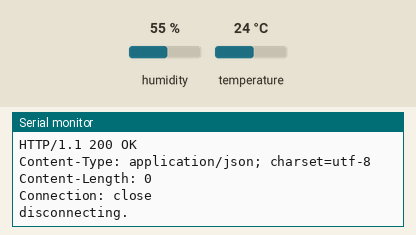
Recording of a sketch running on a simulated Arduino Uno, built with avr-gcc and run on an emulated ATmega328P. Shown: the last lines printed to the serial monitor. The inputs (shaded band) are chosen by the test bench; at power-on: humidity 55 %, temperature 24 °C. WiFi joins after 1.5 s; servers stay silent unless stated; uploads are accepted with an empty reply.

Above: at 3.7 s.
3.8 s: humidity set to 22 %
At 5.02 s:
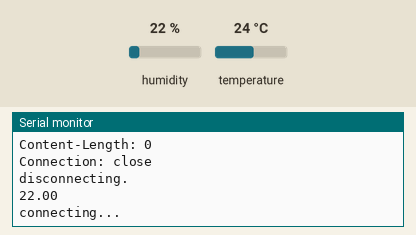
7.3 s: temperature set to 12 °C
At 8.08 s:
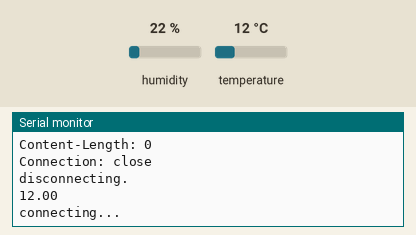
10.8 s: humidity set to 40 %
At 13.09 s:
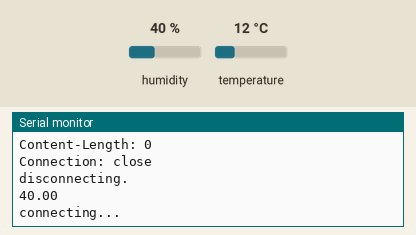
Timing chart, 0 to 14.6 s (numbered marks = the images above; inputs shaded):
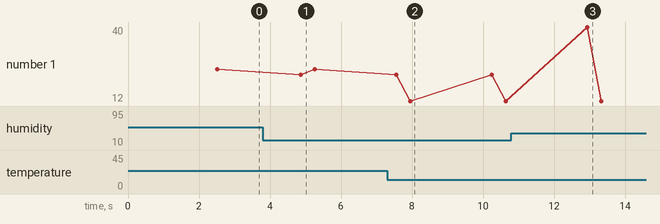

The sketch:

osm_sht15.ino
```cpp
/*Jan Wirwahn, Institute for Geoinformatics,
Feb. 2014
Arduino Web-Client for pushing temperature and humidity measurements (SHT15)
to the OpenSenseMap server.
Note that MAC-adress and IP has to be changed according to your setup
Disable Serial.print functions for better performance on your stand-alone sensor setup. */

#include <SHT1x.h>
#include <SPI.h>
#include <Ethernet.h>
#define dataPin 5
#define clockPin 4
SHT1x sht15(dataPin, clockPin);

//INDIVIDUAL SETUP
//Change MAC-adress here:
byte mac[] = { 0x90, 0xA2, 0xDA, 0x0D, 0x86, 0x46 };

//Specify an IP according to your network settings:
IPAddress ip(192,168,1,111);
//The following IDs were generated by the OSM-server. Change them to your IDs:

//register on opensensemap.org
//they will create database entries and send you the IDs
String arduinoId = ""; //insert SENSEBOX_ID
String tempSensorId = "";//specify SHT15 as temperature sensor to get a TEMPERATURESENSOR_ID
String humiSensorId = "";//specify SHT15 as humidity sensor to get a HUMIDITYSENSOR_ID


char server[] = "opensensemap.org";
EthernetClient client;
float temperature = 0;
float humidity = 0;
int postInterval = 60000;

//post sample each 10 minutes
long timeOld = 0;
long timeNew = 0;
void setup()
{
  Serial.begin(9600);
//Try DHCP first
  if (Ethernet.begin(mac) == 0)
  {
    Serial.println("Failed to configure Ethernet using DHCP");
    Ethernet.begin(mac, ip);
  }
  delay(1000);
}

void loop()
{
  timeNew = millis();
  if (timeNew - timeOld > postInterval)
  {
    float temp = sht15.readTemperatureC();
    postObservation(temp, tempSensorId, arduinoId);
    delay(2000);
    float humi = sht15.readHumidity();
    postObservation(humi, humiSensorId, arduinoId);
    timeOld = millis();
  }
}

void postObservation(float measurement, String sensorId, String boxId)
{
  char obs[10];
  dtostrf(measurement, 5, 2, obs);
  Serial.println(obs);
  //json must look like: {"value":"12.5"}
  //post observation to: http://opensensemap.org:8000/boxes/boxId/sensorId
  Serial.println("connecting...");
  String value = "{\"value\":";
  value += obs;
  value += "}";
  // if you get a connection, report back via serial:
  boxId += "/";
  if (client.connect(server, 8000))
  {
    Serial.println("connected");
    // Make a HTTP Post request:
    client.print("POST /boxes/");
    client.print(boxId);
    client.print("/");
    client.print(sensorId);
    client.println(" HTTP/1.1");
    // Send the required header parameters
    client.println("Host:opensensemap.org");
    client.println("Content-Type: application/json");
    client.println("Connection: close");
    client.print("Content-Length: ");
    client.println(value.length());
    client.println();
    client.print(value);
    client.println();
  }
  waitForResponse();
}

void waitForResponse()
{
  // if there are incoming bytes available
  // from the server, read them and print them:
  boolean repeat = true;
  do{
    if (client.available())
    {
      char c = client.read();
      Serial.print(c);
    }
    // if the servers disconnected, stop the client:
    if (!client.connected())
    {
      Serial.println();
      Serial.println("disconnecting.");
      client.stop();
      repeat = false;
    }
  }
  while (repeat);
}
```

Measured:
- after the input at 3.8 s, the serial monitor: prints a new line after 1.1 s (image 1)
- after the input at 7.3 s, the serial monitor: prints a new line after 0.65 s (image 2)
- after the input at 10.8 s, the serial monitor: prints a new line after 2.1 s (image 3)
- plotted number 1: 24 → 12 after the input at 7.3 s
